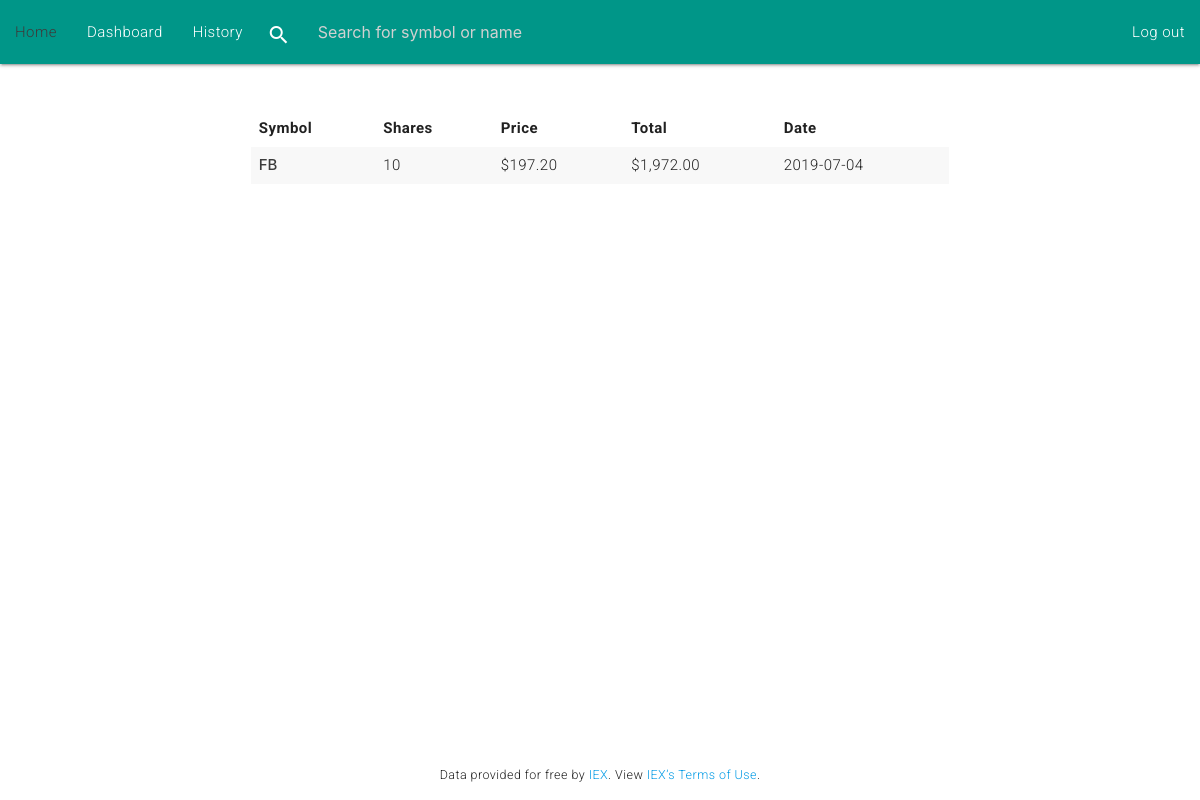
The page /history (signed in) on the database as committed earlier.
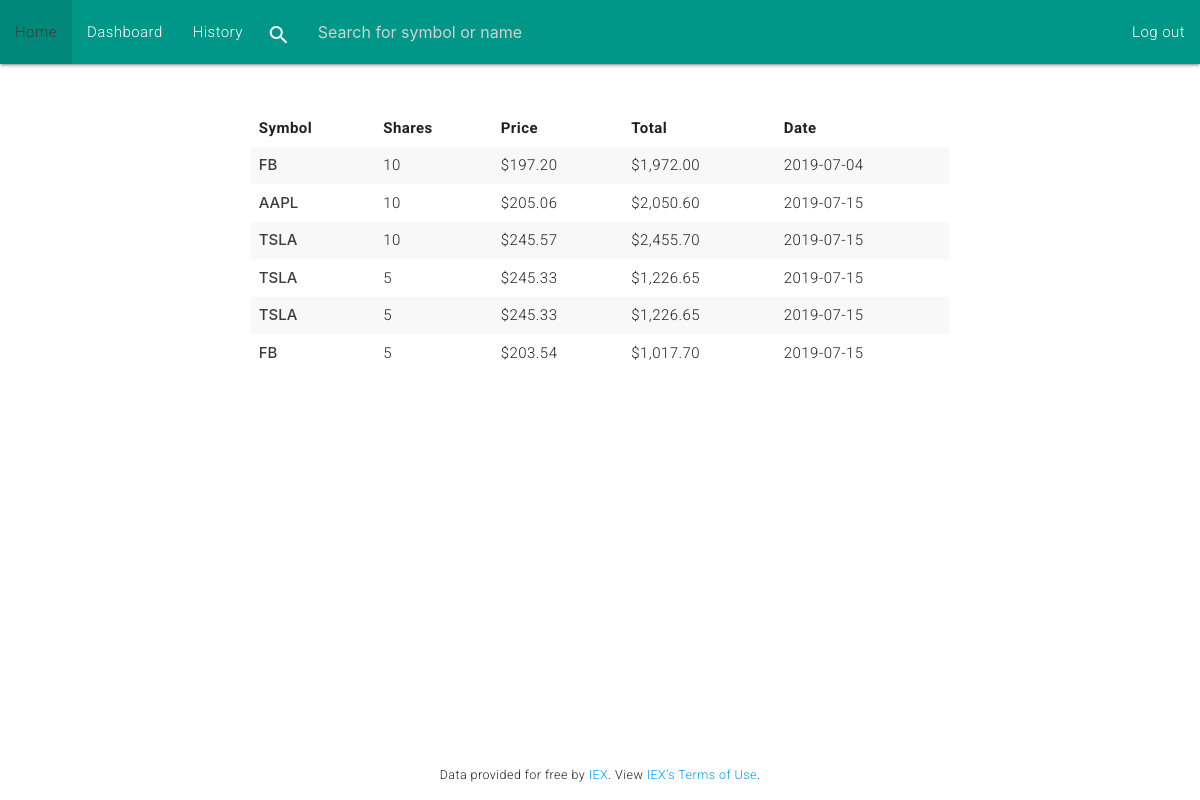
The same page on the database as committed later.
### app/models.py (models this page shows, shortened)
class Transaction(db.Model):
    __tablename__ = 'transactions'
    id = db.Column(db.Integer, primary_key=True, nullable=False)
    user_id = db.Column(db.Integer, db.ForeignKey('users.id'), nullable=False)
    symbol_id = db.Column(db.Integer, db.ForeignKey('symbols.id'), nullable=False)
    shares = db.Column(db.Integer, nullable=False)
    price = db.Column(db.Float, nullable=False)
    date = db.Column(db.DateTime, nullable=False, default=datetime.utcnow)

class Symbol(db.Model):
    __tablename__ = 'symbols'
    id = db.Column(db.Integer, primary_key=True, nullable=False)
    symbol = db.Column(db.String(20), index=True, unique=True, nullable=False)
    transactions = db.relationship('Transaction', lazy='select', backref=db.backref('symbol', lazy='joined'))

### app/routes.py (the view)
@app.route("/history")
@login_required
def history():
    transactions = Transaction.query.filter(Transaction.user_id == session.get('user_id')).all()
    return render_template("history.html", transactions=transactions)

### app/__init__.py (called while the page is built)
@app.after_request
def after_request(response):
    response.headers["Cache-Control"] = "no-cache, no-store, must-revalidate"
    response.headers["Expires"] = 0
    response.headers["Pragma"] = "no-cache"
    return response

### helpers.py (called while the page is built)
def login_required(f):
    @wraps(f)
    def decorated_function(*args, **kwargs):
        if session.get("user_id") is None:
            return redirect(url_for('login', next=request.path))
        return f(*args, **kwargs)
    return decorated_function

def usd(value):
    return f"${value:,.2f}"

### app/templates/history.html (shortened to what this page needs)
{% extends "layout.html" %}
{% block main %}
    {% if transactions|length <= 0 %}
        <div>You have no transactions yet</div>
    {% else %}
        <div class="row">
            <div class="col s8 offset-s2">
                <table class="striped highlight responsive-table">
                    <thead>
                        <tr>
                            <th scope="col">Symbol</th>
                            <th scope="col">Shares</th>
                            <th scope="col">Price</th>
                            <th scope="col">Total</th>
                            <th scope="col">Date</th>
                        </tr>
                    </thead>
                    <tbody>
                        {% for transaction in transactions %}
                            <tr>
                                <td>
                                    <form action="/quote" method="POST" name="">
                                        <button type="submit" class="form-button">{{ transaction.symbol.symbol }}</button>
                                    </form>
                                </td>
                                <td>{{ transaction.shares }}</td>
                                <td>{{ transaction.price|usd }}</td>
                                <td>{{ (transaction.price * transaction.shares)|usd }}</td>
                                <td>{{ transaction.date.strftime('%Y-%m-%d') }}</td>
                            </tr>
                        {% endfor %}
                    </tbody>
                </table>
            </div>
        </div>
    {% endif %}
{% endblock %}

### app/templates/layout.html (shortened to what this page needs)
<!DOCTYPE html>
<html lang="en">
    <head>
        <link rel="stylesheet" href="https://cdnjs.cloudflare.com/ajax/libs/materialize/1.0.0/css/materialize.min.css">
        <link href="/static/styles.css" rel="stylesheet">
    </head>
    <body>
        <nav class="teal">
            <div class="nav-wrapper">
                <form action="/quote" method="POST" class="search-form" name="searchForm">
                    <div class="input-field">
                        <input id="search" type="search" name="symbol" autocomplete="off" required placeholder="Search for symbol or name">
                        <label class="label-icon" for="search"><i class="material-icons">search</i></label>
                        <i class="material-icons" id="clearSearch">close</i>
                    </div>
                </form>
                {% if session.user_id %}
                    <ul id="nav-mobile" class="left hide-on-med-and-down">
                        <li><a href="/">Home</a></li>
                        <li><a href="/dashboard">Dashboard</a></li>
                        <li><a href="/history">History</a></li>
                    </ul>
                    <ul id="nav-mobile" class="right hide-on-med-and-down">
                        <li><a href="/logout">Log out</a></li>
                    </ul>
                {% else %}
                    <ul class="right hide-on-med-and-down">
                        <li><a href="/register">Register</a></li>
                        <li><a href="/login">Log In</a></li>
                    </ul>
                {% endif %}
            </div>
        </nav>
        <main class="mt-3 m-4">
            {% block main %}{% endblock %}
        </main>
        <footer class="text-xs center-align">
            Data provided for free by <a href="https://iextrading.com/developer">IEX</a>. View <a href="https://iextrading.com/api-exhibit-a/">IEX’s Terms of Use</a>.
        </footer>
    </body>
</html>

### app/static/styles.css (style rules this page uses)
* { padding: 0; margin: 0; }
html, body { height: 100%; }
body { display: flex; flex-direction: column; font-family: 'Roboto', Helvetica, Arial, sans-serif; font-weight: 300; letter-spacing: .03em; }
footer { margin-top: auto; margin-bottom: 1rem; }
table th, table td { padding: .5em; }
.search-form { width: 30%; display: inline-block; }
nav .input-field label { top: -.6rem; left: .6rem; }
#search { position: relative; }
.text-xs { font-size: smaller }
.m-4 { margin: 4rem }
.mt-3 { margin-top: 3rem; }
.form-button { border: none; color: #3c3c3c; font-weight: 500; background-color: transparent; cursor: pointer; }

Rows that differ between the two databases and show on the page:
added Transaction: (transaction.price*transaction.shares)|usd "$2,050.60"
added Transaction: (transaction.price*transaction.shares)|usd "$2,455.70"
added Transaction: (transaction.price*transaction.shares)|usd "$1,226.65"
added Transaction: (transaction.price*transaction.shares)|usd "$1,226.65"
added Transaction: (transaction.price*transaction.shares)|usd "$1,017.70"
